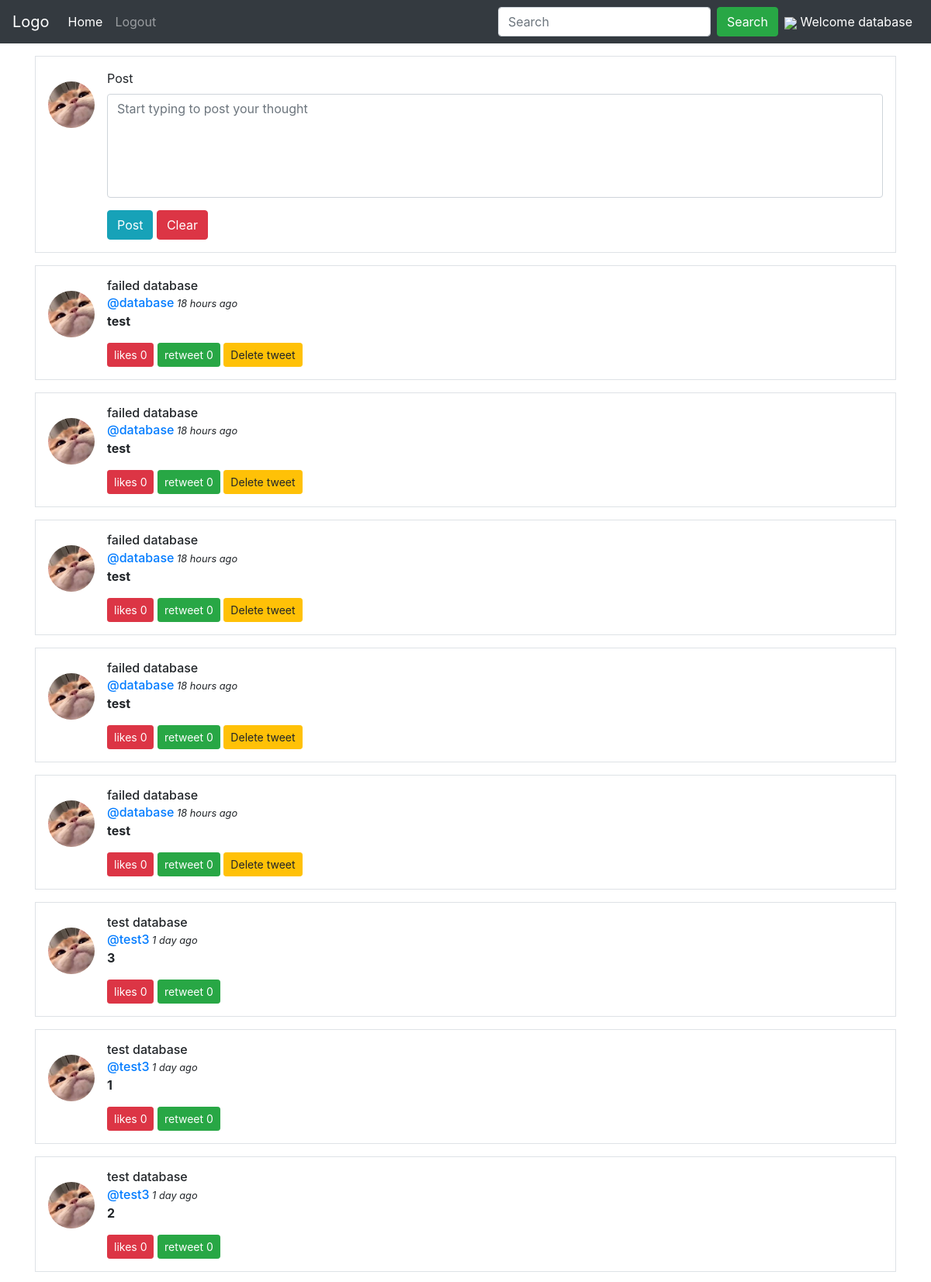
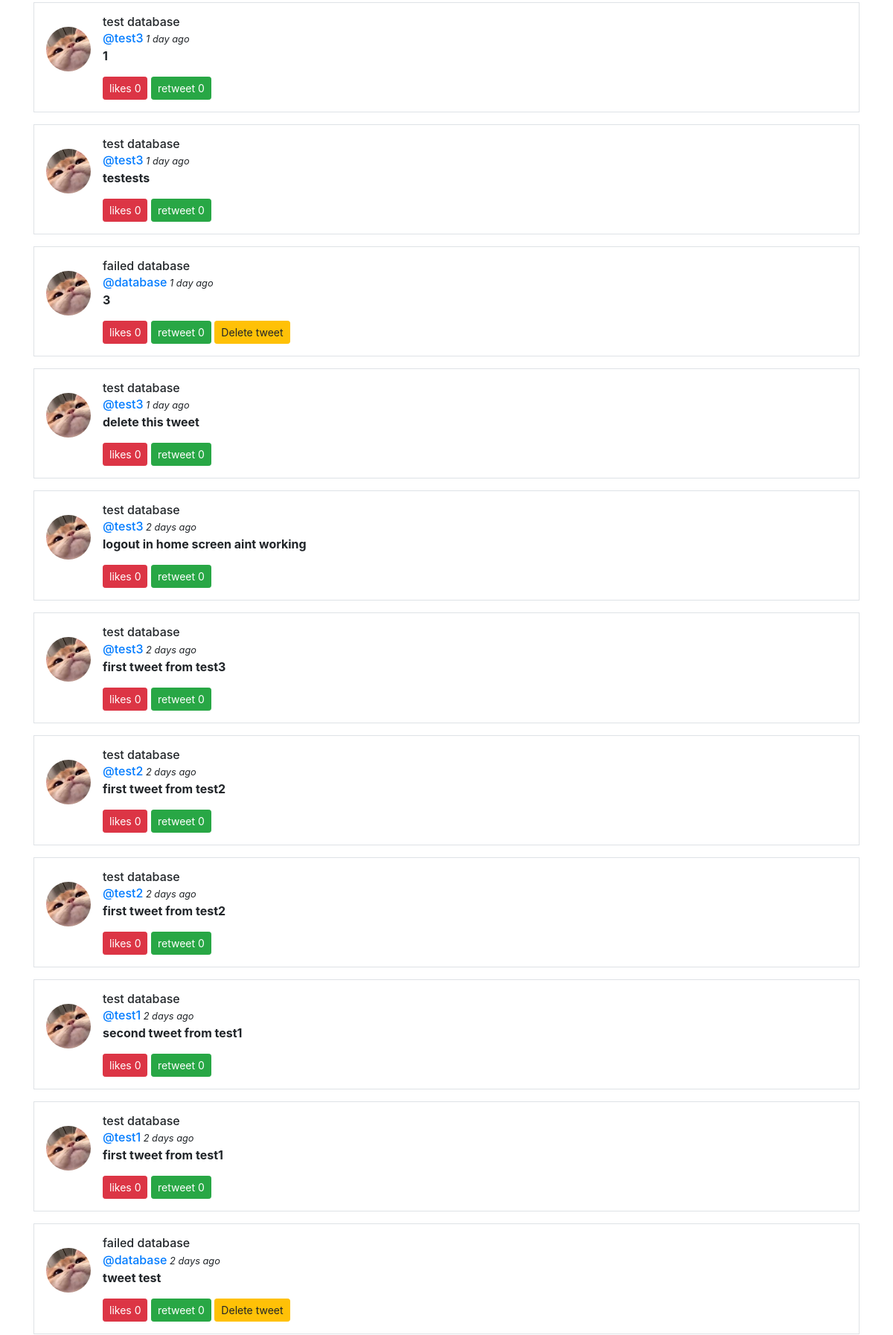
/home.php (signed in, upper part), run on the app's committed database (2 pictures, top to bottom).
### tables this page shows
CREATE TABLE `tweets` (
  `tid` int NOT NULL AUTO_INCREMENT,
  `content` varchar(45) NOT NULL,
  `likecnt` varchar(45) DEFAULT NULL,
  `retweetcnt` varchar(45) DEFAULT NULL,
  `uid` int NOT NULL,
  `timestamp` varchar(45) DEFAULT NULL,
  PRIMARY KEY (`tid`),
  UNIQUE KEY `tid_UNIQUE` (`tid`),
  KEY `uid_idx` (`uid`),
  CONSTRAINT `uid` FOREIGN KEY (`uid`) REFERENCES `users` (`uid`)
);

CREATE TABLE `users` (
  `uid` int NOT NULL AUTO_INCREMENT,
  `username` varchar(45) NOT NULL,
  `useremail` varchar(45) NOT NULL,
  `password` varchar(100) NOT NULL,
  `dob` date NOT NULL,
  `firstname` varchar(45) NOT NULL,
  `lastname` varchar(45) DEFAULT NULL,
  PRIMARY KEY (`uid`),
  UNIQUE KEY `username_UNIQUE` (`username`),
  UNIQUE KEY `useremail_UNIQUE` (`useremail`)
);

### timeelaspedfunction.php (called while the page is built)
<?php
function time_elapsed_string($datetime, $full = false) {
    $now = new DateTime;
    $ago = new DateTime($datetime);
    $diff = $now->diff($ago);
    $diff->w = floor($diff->d / 7);
    $diff->d -= $diff->w * 7;
    $string = array(
        'y' => 'year',
        'm' => 'month',
        'w' => 'week',
        'd' => 'day',
        'h' => 'hour',
        'i' => 'minute',
        's' => 'second',
    );
    foreach ($string as $k => &$v) {
        if ($diff->$k) {
            $v = $diff->$k . ' ' . $v . ($diff->$k > 1 ? 's' : '');
        } else {
            unset($string[$k]);
        }
    }
    if (!$full) $string = array_slice($string, 0, 1);
    return $string ? implode(', ', $string) . ' ago' : 'just now';
  }
?>

### showtweets.php (the view, shortened to what this page needs)
<?php
include_once "./config.php";
require_once "./timeelaspedfunction.php";
$id = $_SESSION['id'];
try {
    $sql = "select t.uid,t.tid,t.content,t.likecnt,t.retweetcnt,t.timestamp,u.username,u.firstname,u.lastname from tweets t left join users u on t.uid=u.uid where t.uid='$id' or t.uid in (select following from followers f where f.follower='$id') ORDER BY t.timestamp desc";
    $result = $conn->query($sql);
    if ($result->num_rows > 0) {
        while ($row = $result->fetch_assoc()) {
            $tid = $row['tid'];
?>
            <div id="tweet<?=$tid?>" class=" container mt-3">
                <div class="media border p-3">
                    <img src="/image/profile/profile.jpeg" alt="John Doe" class="mr-3 mt-3 rounded-circle" style="width:60px;">
                    <div class="media-body">
                        <h6 class="d-block mb-0 pb-0"><?php echo "" . $row['firstname'] . " " . $row['lastname']; ?></h6>
                        <h6 class="mt-0 pt-0"><a href="/user.php?usn=<?= $row['username'] ?>">@<?php echo $row['username']; ?></a><small><i> <?php echo time_elapsed_string($row['timestamp']); ?></i></small></h6>
                        <p><strong><?php echo $row['content']; ?> </strong></p>
                        <button class="btn btn-sm btn-danger"><?php echo "likes " . $row['likecnt']; ?>
                        </button> <button class="btn btn-sm btn-success"><?php echo "retweet " . $row['retweetcnt']; ?> </button>
                        <?php
                        if ($id == $row['uid']) {
                        ?>
                            <a id="delete" class="delete btn btn-sm btn-warning" onclick="deleteTweet(<?=$tid?>)">Delete tweet</a>
                        <?php
                        }
                        ?>
                    </div>
                </div>
            </div>
<?php
        }
    }
} catch (Exception $e) {
    echo $e->getTraceAsString();
}
?>

### bootstrapcss.php (style rules this page uses)
h6 { display: inline; }

### data on the page
tweets: uid.firstname "failed", uid.lastname "database", uid.username "database", timestamp "18 hours ago", content "test", likecnt "0", retweetcnt "0"
tweets: uid.firstname "failed", uid.lastname "database", uid.username "database", timestamp "18 hours ago", content "test", likecnt "0", retweetcnt "0"
tweets: uid.firstname "failed", uid.lastname "database", uid.username "database", timestamp "18 hours ago", content "test", likecnt "0", retweetcnt "0"
tweets: uid.firstname "failed", uid.lastname "database", uid.username "database", timestamp "18 hours ago", content "test", likecnt "0", retweetcnt "0"
tweets: uid.firstname "failed", uid.lastname "database", uid.username "database", timestamp "18 hours ago", content "test", likecnt "0", retweetcnt "0"
tweets: uid.firstname "test", uid.lastname "database", uid.username "test3", timestamp "1 day ago", content "3", likecnt "0", retweetcnt "0"
tweets: uid.firstname "test", uid.lastname "database", uid.username "test3", timestamp "1 day ago", content "1", likecnt "0", retweetcnt "0"
tweets: uid.firstname "test", uid.lastname "database", uid.username "test3", timestamp "1 day ago", content "2", likecnt "0", retweetcnt "0"
tweets: uid.firstname "test", uid.lastname "database", uid.username "test3", timestamp "1 day ago", content "1", likecnt "0", retweetcnt "0"
tweets: uid.firstname "test", uid.lastname "database", uid.username "test3", timestamp "1 day ago", content "testests", likecnt "0", retweetcnt "0"
tweets: uid.firstname "failed", uid.lastname "database", uid.username "database", timestamp "1 day ago", content "3", likecnt "0", retweetcnt "0"
tweets: uid.firstname "test", uid.lastname "database", uid.username "test3", timestamp "1 day ago", content "delete this tweet", likecnt "0", retweetcnt "0"
tweets: uid.firstname "test", uid.lastname "database", uid.username "test3", timestamp "2 days ago", content "logout in home screen aint working", likecnt "0", retweetcnt "0"
tweets: uid.firstname "test", uid.lastname "database", uid.username "test3", timestamp "2 days ago", content "first tweet from test3", likecnt "0", retweetcnt "0"
tweets: uid.firstname "test", uid.lastname "database", uid.username "test2", timestamp "2 days ago", content "first tweet from test2", likecnt "0", retweetcnt "0"
tweets: uid.firstname "test", uid.lastname "database", uid.username "test2", timestamp "2 days ago", content "first tweet from test2", likecnt "0", retweetcnt "0"
tweets: uid.firstname "test", uid.lastname "database", uid.username "test1", timestamp "2 days ago", content "second tweet from test1", likecnt "0", retweetcnt "0"
tweets: uid.firstname "test", uid.lastname "database", uid.username "test1", timestamp "2 days ago", content "first tweet from test1", likecnt "0", retweetcnt "0"
tweets: uid.firstname "failed", uid.lastname "database", uid.username "database", timestamp "2 days ago", content "tweet test", likecnt "0", retweetcnt "0"

### other printed values
$_SESSION["username"] "database"
